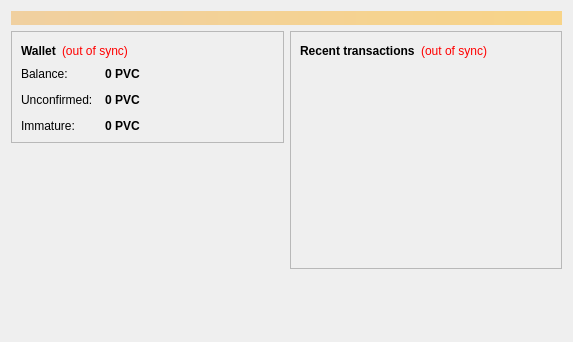
<?xml version="1.0" encoding="UTF-8"?>
<ui version="4.0">
 <class>OverviewPage</class>
 <widget class="QWidget" name="OverviewPage">
  <property name="geometry">
   <rect>
    <x>0</x>
    <y>0</y>
    <width>573</width>
    <height>342</height>
   </rect>
  </property>
  <property name="windowTitle">
   <string>Form</string>
  </property>
  <layout class="QVBoxLayout" name="topLayout">
   <item>
    <widget class="QLabel" name="labelAlerts">
     <property name="visible">
      <bool>false</bool>
     </property>
     <property name="styleSheet">
      <string notr="true">background-color: qlineargradient(x1: 0, y1: 0, x2: 1, y2: 0, stop:0 #F0D0A0, stop:1 #F8D488); color:#000000;</string>
     </property>
     <property name="wordWrap">
      <bool>true</bool>
     </property>
     <property name="margin">
      <number>3</number>
     </property>
    </widget>
   </item>
   <item>
    <layout class="QHBoxLayout" name="horizontalLayout" stretch="1,1">
     <item>
      <layout class="QVBoxLayout" name="verticalLayout_2">
       <item>
        <widget class="QFrame" name="frame">
         <property name="frameShape">
          <enum>QFrame::StyledPanel</enum>
         </property>
         <property name="frameShadow">
          <enum>QFrame::Raised</enum>
         </property>
         <layout class="QVBoxLayout" name="verticalLayout_4">
          <item>
           <layout class="QHBoxLayout" name="horizontalLayout_4">
            <item>
             <widget class="QLabel" name="label_5">
              <property name="font">
               <font>
                <weight>75</weight>
                <bold>true</bold>
               </font>
              </property>
              <property name="text">
               <string>Wallet</string>
              </property>
             </widget>
            </item>
            <item>
             <widget class="QLabel" name="labelWalletStatus">
              <property name="toolTip">
               <string>The displayed information may be out of date. Your wallet automatically synchronizes with the Privcash network after a connection is established, but this process has not completed yet.</string>
              </property>
              <property name="styleSheet">
               <string notr="true">QLabel { color: red; }</string>
              </property>
              <property name="text">
               <string notr="true">(out of sync)</string>
              </property>
              <property name="alignment">
               <set>Qt::AlignLeading|Qt::AlignLeft|Qt::AlignVCenter</set>
              </property>
             </widget>
            </item>
            <item>
             <spacer name="horizontalSpacer_2">
              <property name="orientation">
               <enum>Qt::Horizontal</enum>
              </property>
              <property name="sizeHint" stdset="0">
               <size>
                <width>40</width>
                <height>20</height>
               </size>
              </property>
             </spacer>
            </item>
           </layout>
          </item>
          <item>
           <layout class="QFormLayout" name="formLayout_2">
            <property name="fieldGrowthPolicy">
             <enum>QFormLayout::AllNonFixedFieldsGrow</enum>
            </property>
            <property name="horizontalSpacing">
             <number>12</number>
            </property>
            <property name="verticalSpacing">
             <number>12</number>
            </property>
            <item row="0" column="0">
             <widget class="QLabel" name="label">
              <property name="text">
               <string>Balance:</string>
              </property>
             </widget>
            </item>
            <item row="0" column="1">
             <widget class="QLabel" name="labelBalance">
              <property name="font">
               <font>
                <weight>75</weight>
                <bold>true</bold>
               </font>
              </property>
              <property name="cursor">
               <cursorShape>IBeamCursor</cursorShape>
              </property>
              <property name="toolTip">
               <string>Your current balance</string>
              </property>
              <property name="text">
               <string notr="true">0 PVC</string>
              </property>
              <property name="textInteractionFlags">
               <set>Qt::LinksAccessibleByMouse|Qt::TextSelectableByKeyboard|Qt::TextSelectableByMouse</set>
              </property>
             </widget>
            </item>
            <item row="1" column="0">
             <widget class="QLabel" name="label_3">
              <property name="text">
               <string>Unconfirmed:</string>
              </property>
             </widget>
            </item>
            <item row="1" column="1">
             <widget class="QLabel" name="labelUnconfirmed">
              <property name="font">
               <font>
                <weight>75</weight>
                <bold>true</bold>
               </font>
              </property>
              <property name="cursor">
               <cursorShape>IBeamCursor</cursorShape>
              </property>
              <property name="toolTip">
               <string>Total of transactions that have yet to be confirmed, and do not yet count toward the current balance</string>
              </property>
              <property name="text">
               <string notr="true">0 PVC</string>
              </property>
              <property name="textInteractionFlags">
               <set>Qt::LinksAccessibleByMouse|Qt::TextSelectableByKeyboard|Qt::TextSelectableByMouse</set>
              </property>
             </widget>
            </item>
            <item row="2" column="0">
             <widget class="QLabel" name="labelImmatureText">
              <property name="text">
               <string>Immature:</string>
              </property>
             </widget>
            </item>
            <item row="2" column="1">
             <widget class="QLabel" name="labelImmature">
              <property name="font">
               <font>
                <weight>75</weight>
                <bold>true</bold>
               </font>
              </property>
              <property name="toolTip">
               <string>Mined balance that has not yet matured</string>
              </property>
              <property name="text">
               <string notr="true">0 PVC</string>
              </property>
              <property name="textInteractionFlags">
               <set>Qt::LinksAccessibleByMouse|Qt::TextSelectableByKeyboard|Qt::TextSelectableByMouse</set>
              </property>
             </widget>
            </item>
           </layout>
          </item>
         </layout>
        </widget>
       </item>
       <item>
        <spacer name="verticalSpacer">
         <property name="orientation">
          <enum>Qt::Vertical</enum>
         </property>
         <property name="sizeHint" stdset="0">
          <size>
           <width>20</width>
           <height>40</height>
          </size>
         </property>
        </spacer>
       </item>
      </layout>
     </item>
     <item>
      <layout class="QVBoxLayout" name="verticalLayout_3">
       <item>
        <widget class="QFrame" name="frame_2">
         <property name="frameShape">
          <enum>QFrame::StyledPanel</enum>
         </property>
         <property name="frameShadow">
          <enum>QFrame::Raised</enum>
         </property>
         <layout class="QVBoxLayout" name="verticalLayout">
          <item>
           <layout class="QHBoxLayout" name="horizontalLayout_2">
            <item>
             <widget class="QLabel" name="label_4">
              <property name="text">
               <string>&lt;b&gt;Recent transactions&lt;/b&gt;</string>
              </property>
             </widget>
            </item>
            <item>
             <widget class="QLabel" name="labelTransactionsStatus">
              <property name="toolTip">
               <string>The displayed information may be out of date. Your wallet automatically synchronizes with the Privcash network after a connection is established, but this process has not completed yet.</string>
              </property>
              <property name="styleSheet">
               <string notr="true">QLabel { color: red; }</string>
              </property>
              <property name="text">
               <string notr="true">(out of sync)</string>
              </property>
              <property name="alignment">
               <set>Qt::AlignRight|Qt::AlignTrailing|Qt::AlignVCenter</set>
              </property>
             </widget>
            </item>
            <item>
             <spacer name="horizontalSpacer">
              <property name="orientation">
               <enum>Qt::Horizontal</enum>
              </property>
              <property name="sizeHint" stdset="0">
               <size>
                <width>40</width>
                <height>20</height>
               </size>
              </property>
             </spacer>
            </item>
           </layout>
          </item>
          <item>
           <widget class="QListView" name="listTransactions">
            <property name="styleSheet">
             <string notr="true">QListView { background: transparent; }</string>
            </property>
            <property name="frameShape">
             <enum>QFrame::NoFrame</enum>
            </property>
            <property name="verticalScrollBarPolicy">
             <enum>Qt::ScrollBarAlwaysOff</enum>
            </property>
            <property name="horizontalScrollBarPolicy">
             <enum>Qt::ScrollBarAlwaysOff</enum>
            </property>
            <property name="selectionMode">
             <enum>QAbstractItemView::NoSelection</enum>
            </property>
           </widget>
          </item>
         </layout>
        </widget>
       </item>
       <item>
        <spacer name="verticalSpacer_2">
         <property name="orientation">
          <enum>Qt::Vertical</enum>
         </property>
         <property name="sizeHint" stdset="0">
          <size>
           <width>20</width>
           <height>40</height>
          </size>
         </property>
        </spacer>
       </item>
      </layout>
     </item>
    </layout>
   </item>
  </layout>
 </widget>
 <resources/>
 <connections/>
</ui>
